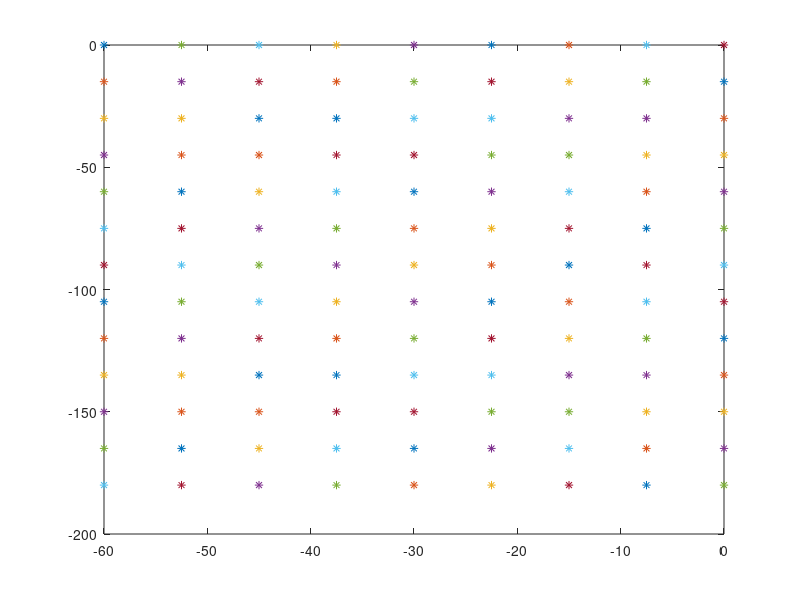

Write MATLAB code to recreate this figure. (Note: this script raises an error after producing the figure.)
as=-60;ae=0;
cs=0;ce=-180;
numA=9;numC=13;
fid = fopen('AC91Points.NC', 'wt');
count=1;
for i=1:numA
    a(i)=as+(i-1)*(ae-as)/(numA-1);
    for j=1:numC
        if mod(i,2) == 0
          c(j)=ce-(j-1)*(ce-cs)/(numC-1);
        else
          c(j)=cs+(j-1)*(ce-cs)/(numC-1);
        end        
        AC_code(count,1)=a(i);
        AC_code(count,2)=c(j);
        fprintf(fid,'N%d A%.1f  C%.1f \n',count,AC_code(count,1), ...
            AC_code(count,2));
        fprintf(fid,'G04 X10\n');
        count=count+1;
        plot(a(i),c(j),'*');
        hold on;
        
end
end
fclose(fid);

%[AC_element,AC_element_error]=find_AC_brick(AC,AC_error,AC_test)
AC=AC_code;
n=length(AC);
AC_error=zeros(100,3);
AC_test=zeros(100,2);
for i=1:100
    AC_test(i,1)=as+(ae-as)*rand(1);
    AC_test(i,2)=cs+(ce-cs)*rand(1);
end
xyz_error=zeros(n,3);
for i=1:length(AC_test)
    [AC_element,AC_element_error]=find_AC_brick(AC,AC_error,AC_test(i,:));
    AC_element;
    AC_element_error;
    xyz_error(i,:)=get_AC_test_error(AC_element,AC_element_error,AC_test(i,:))
end

fid = fopen('AC91Compensation.NC', 'wt');
count=1;
for i=1:length(AC_test)
    fprintf(fid,'N%d X%.3f Y%.3f Z%.3f A%.1f  C%.1f \n',count,-xyz_error(i,1),-xyz_error(i,2),-xyz_error(i,3), ....
    AC_test(count,1),AC_test(count,2));
 fprintf(fid,'G04 X10\n');
        count=count+1;
end
